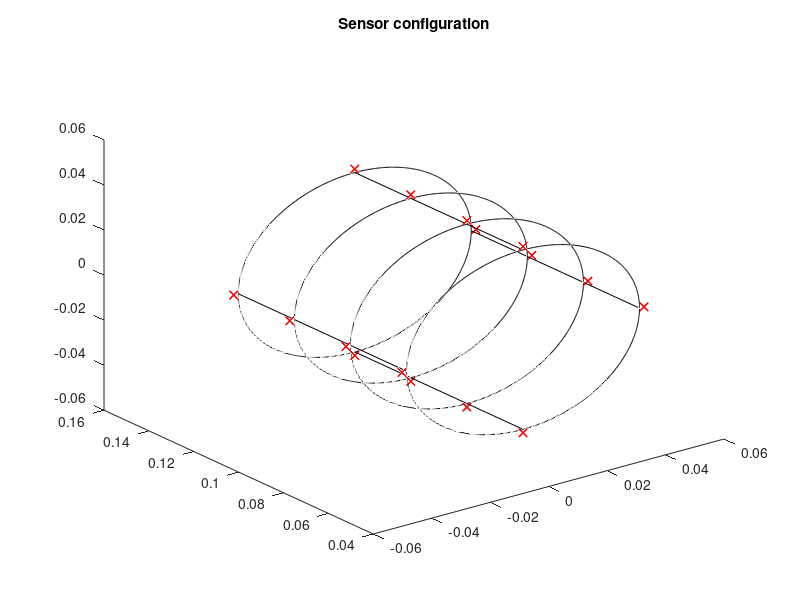

Write the MATLAB code that produced this figure. (Note: this script raises an error after producing the figure.)
%% Magnetically steerable catheter magnetic localization simulation
% model: ideal dipole model
% sensor configuration: 1. rectangular sensor array
%                       2. circular sensor array
% variables: distance 

% Start with 4x4 arrays in circular sensor plate array
clear;close all;clc;

% Magnetic moment M computation
mu_0 = 4*pi*1e-7;

OD_mag = 3.175e-3;  % outer diameter of PM  [m]
ID_mag = OD_mag/2;  % inner diameter of PM  [m]
length_mag = OD_mag*2;   % length of PM  [m]
V_pm = pi*(OD_mag^2-ID_mag^2^2)/4*length_mag;  % volume of PM
Br = 1.25; % magnetic remanance

M = V_pm*Br/mu_0;


% Whole procedure: set the PM location and orientation in advance, compute the
% analytical magnetic field in all 16 sensors locations in hall effect sensor measuring direction. 
% Use the 16 sensor measurements + manual added noise with 
% different level of magnitude and perform L-M least square optimization
% algorithm to estimate the location and orientation

% Assumption: stationary PM magnet (later with trajectory in space over time and estimate the trajectory)
%             ideal dipole model

% Sensor array parameters
% All coordinates here
L = 0.025;  % sensor interval distance [m]
R = (79.67/2)*1e-3;  % circular sensor array radius [m]


%% 4x4 Circular sensor array confuguration
n_sens = 16;

magnet_distance = 41.39; %mm
dim_repeat = ones(1,3)*magnet_distance; 

%all sensors working
x_s = [zeros(1,8*3),dim_repeat, -dim_repeat,dim_repeat, -dim_repeat,dim_repeat,-dim_repeat,dim_repeat, -dim_repeat]*1e-3; % 6 zeros and alternating x pos and neg
y_s = [repelem(51.4,2*3),repelem(76.4,2*3),repelem(101.4,2*3),repelem(126.4,2*3),repelem(51.4,2*3),repelem(76.4,2*3),repelem(101.4,2*3),repelem(126.4,2*3)]*1e-3; % decreasing from 126.4 to 51.4 and increaseing to 126.4.
z_s = [dim_repeat, -dim_repeat,dim_repeat, -dim_repeat,dim_repeat, -dim_repeat, dim_repeat, -dim_repeat,zeros(1,8*3)]*1e-3; %alternating z pos and neg, and zeros
xyz_s = [x_s;y_s;z_s];  % i-th column is i-th sensor location (x_i,y_i,z_i)

% define measurement direction vector (3 x m)
% i-th column shows the [x,y,z] components of the measurement at i-th
% sensor
%all sensor working
meas_dir_s = [eye(3).*[-1;-1;1],...
              eye(3).*[1;1;-1],...
              eye(3).*[-1;-1;1],...
              eye(3).*[1;1;-1],...
              eye(3).*[-1;-1;1],...
              eye(3).*[1;1;-1],...
              eye(3).*[-1;-1;1],...
              eye(3).*[1;1;-1],...
              fliplr(eye(3)).*[1;-1;1],...
              fliplr(eye(3)).*[-1;-1;-1],...
              fliplr(eye(3)).*[1;-1;1],...
              fliplr(eye(3)).*[-1;-1;-1],...
              fliplr(eye(3)).*[1;-1;1],...
              fliplr(eye(3)).*[-1;-1;-1],...
              fliplr(eye(3)).*[1;-1;1],...
              fliplr(eye(3)).*[-1;-1;-1] ];

% meas_dir_s = meas_dir_s./sqrt(sum(meas_dir_s.^2));  % normalization to unit norm in each direction

% plot sensor configuration 
alpha = 0:0.01:2*pi;
figure
plot3(x_s,y_s,z_s,'rx')
hold on
plot3(R*cos(alpha), 2.0560*L*ones(1,length(alpha)) , R*sin(alpha),'k')
plot3(R*cos(alpha), 3.0560*L*ones(1,length(alpha)) , R*sin(alpha),'k')
plot3(R*cos(alpha), 4.0560*L*ones(1,length(alpha)) , R*sin(alpha),'k')
plot3(R*cos(alpha), 5.0560*L*ones(1,length(alpha)) , R*sin(alpha),'k')
plot3([0 0],[2.0560*L 5.0560*L],[R R],'k')
plot3([-R -R],[2.0560*L 5.0560*L],[0 0],'k')
plot3([0 0],[2.0560*L 5.0560*L],[-R -R],'k')
plot3([R R],[2.0560*L 5.0560*L],[0 0],'k')
title('Sensor configuration')

%% Preset PM dipole location and orientation variable
% (x0,y0,z0)  (sin(theta0)cos(phi0) , sin(theta0)sin(phi0) , cos(theta0))
x0 = -0.0;  % [m]
y0 = 0.089;  % [m]
z0 = 0.0;  % [m]
theta0 = pi/2;  % [rad]
phi0 = pi/2;  % [rad]
% theta0 = pi/2;  % [rad]
% phi0 = pi/2;  % [rad]
xyz_pm = [x0;y0;z0];
pm_all = [x0;y0;z0;theta0;phi0];

% Disturbance field G
G_x = 0;
G_y = 0;
G_z = 0;
G = [G_x;G_y;G_z];

% saturation obtained from actual Hall Effect sensor
sat = 0.1;  % [T]

% Given known PM position and orientation, magnetic moment, sensor array
% configuration, compute the magnetic field at all sensor locations
% B_sx/B_sy/B_sz are 1x16 vector with i-th element being i-th sensor x/y/z field
% compute the actual saclar composite measurement (1 x m) at all sensor
% locations
B_measure_theoretical = PM_forward_field(M,G,pm_all,xyz_s,meas_dir_s,sat);

%% Timeline 0~t_final
% first assume stationary PM s.t. at each moment the forward generated
% field is constant
t_final = 10;  % [s]
dt = 0.1;  % sampling time [s]
t = 0:dt:t_final;  % time history
n_t = length(t);  % length of time data

% Simulate measurement over time
% Here consider circular array s.t. measurement is computed based on its
% direction
% B_meas_ideal rows: time index, columns: i-th sensor
B_meas_ideal = ones(n_t,1)*B_measure_scalar;

% Add noise into measurement on purpose with different level of magnitude
noise_mu = 0;  % mean
noise_sigma = 1e-7;  % variance
noise = noise_mu + noise_sigma*randn(n_t,39);  % generating random noise according to given distribution

% Final corrupted measurement 
B_meas = B_meas_ideal + noise;

% some plots
figure
plot(t,B_meas(:,6))
hold on 
plot([0,t(end)],[B_meas_ideal(1,6) B_meas_ideal(1,6)])
xlabel('Time[s]')
ylabel('Sensor measurement')
legend('corrupted','ideal')

%% Backward estimation phase
% Given measurement of all sensors over a time horizon
% consider at one time, the measurement B_meas is 1 x n_sens vector

% Objective function: f_err = || B_est - B_meas ||^2
% Variable: pm_hat = (x_hat,y_hat,z_hat,theta_hat,phi_hat) as estimation of the position and orientation

% Disturbance field G
G_x = 0;
G_y = 0;
G_z = 0;
G = [G_x;G_y;G_z];

% initial guess on parameter estimation at time 0
pm_hat_0 = [-0.004;0.0892;-0.002;pi/2+0.1;pi/2-0.1];   % (x_hat0,y_hat0,z_hat0,theta_hat0,phi_hat0)

% Compute Analytic Jacobian matrix： J <- R^(m x n) here
J = Analytic_Jacobian_Mag_cir_array(M,pm_hat_0,xyz_s,meas_dir_s);


% Levenberg–Marquardt least square algorithm solving for optimal position/orientation estimation
% test
% B_meas_test = B_measure_scalar';
B_meas = [0.000901282, 0.000436538, 0.045442308, 0.001552564, -0.004180128, 0.042160256, 0.000209615, 0.048811538, 0.036483974...
          0.003489103, 0.038342949, 0.039427564, -0.006405128, 0.043912821, -0.027933974,0.00502244, 0.04273333, 0.03582500, ...
          -0.00012756, 0.03831731, 0.03827115, 0.00448718, 0.04590128, -0.03168333, 0.00303590, -0.00408141, 0.04245192, ...
          0.00123013, 0.00194615, -0.04616603, -0.00324615, -0.00096923, -0.05197692, -0.00185769, 0.04606346, -0.03855192...
          0.00274679, 0.04433654, -0.02420192]*1e-4*10000/3000;
pm_hat_opt = PM_backward_estimation(B_meas',pm_hat_0,M,G,xyz_s,meas_dir_s); 

% weighting among parameters to be added!


%% Timeline estimation
% use the current estimation for next step initial guess
% record the estimation history
% record the requiered computation time
pm_est_history = zeros(n_t,5);
pm_err_history = zeros(n_t,5);
comp_time_history = zeros(n_t,1);
pm_last = pm_hat_0;
for i = 1:n_t
    tic
    B_meas_i = B_meas(i,:)';
    pm_last = PM_backward_estimation(B_meas_i,pm_last,M,G,xyz_s,meas_dir_s); 
    pm_est_history(i,:) = pm_last;
    pm_err_history(i,:) = pm_last - pm_all; 
    comp_time_history(i) = toc;
end

% post data process: compute the standard deviation
mean_out = mean(pm_est_history);
sigma_out = std(pm_est_history);

% noise level ratio
J_1 = sigma_out/noise_sigma;

% position error


% plot the estimation over time
figure()
plot(t,pm_err_history(:,1))
xlabel('Time [s]')
ylabel(' X position [m]')
title('X position estimation error over time')

figure()
plot(t,pm_err_history(:,2))
xlabel('Time [s]')
ylabel(' Y position [m]')
title('Y position estimation error over time')

figure()
plot(t,pm_err_history(:,3))
xlabel('Time [s]')
ylabel(' Z position [m]')
title('Z position estimation error over time')

figure()
plot(t,pm_err_history(:,4))
xlabel('Time [s]')
ylabel(' Theta orientation [rad]')
title('Theta orientation estimation error over time')

figure()
plot(t,pm_err_history(:,5))
xlabel('Time [s]')
ylabel(' Phi orientation [rad]')
title('Phi orientation estimation error over time')


figure
plot(t,comp_time_history)
xlabel('Time [s]')
ylabel('Computation time [s]')







